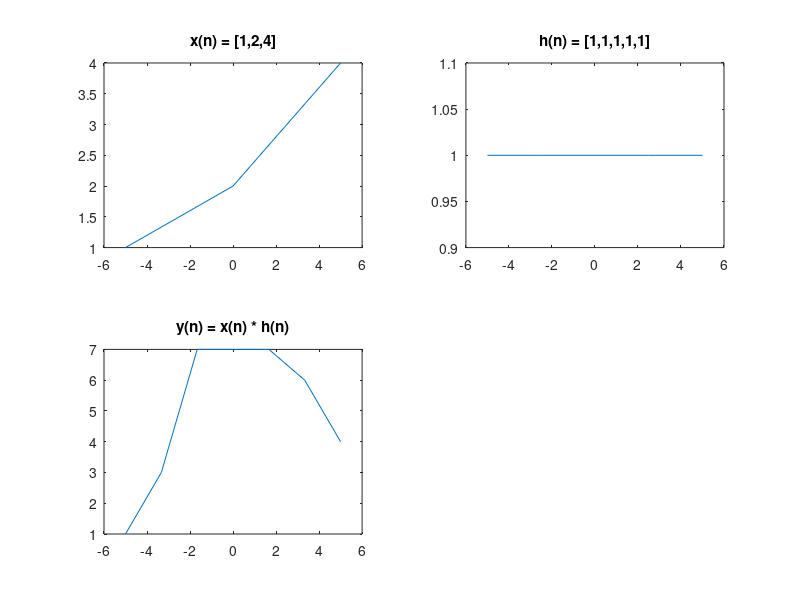

The MATLAB script that drew this image:

x1 = [1, 2, 4];
h1 = [1, 1, 1, 1, 1];
y1 = conv(x1, h1);
t1 = linspace(-5,5,3);
t2 = linspace(-5,5,5);
t3 = linspace(-5,5,7);

subplot(2,2,1);
plot(t1,x1);
title('x(n) = [1,2,4]');

subplot(2,2,2);
plot(t2,h1);
title('h(n) = [1,1,1,1,1]');

subplot(2,2,3);
plot(t3,y1);
title('y(n) = x(n) * h(n)');